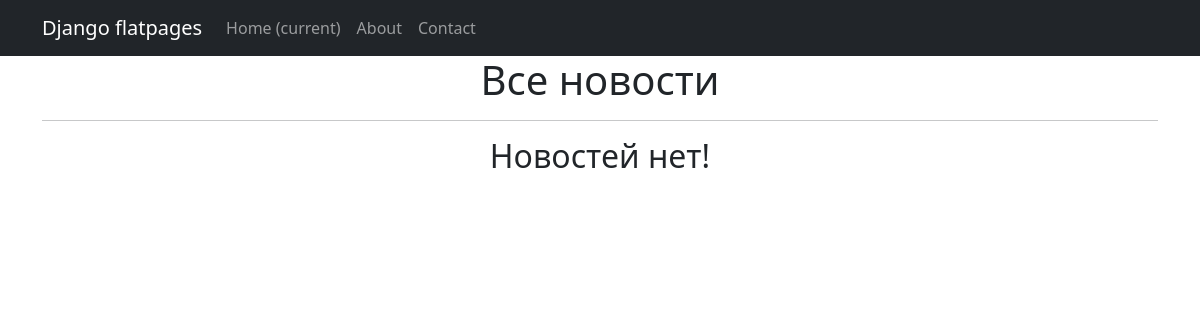
Before: /news/ with the older database file.
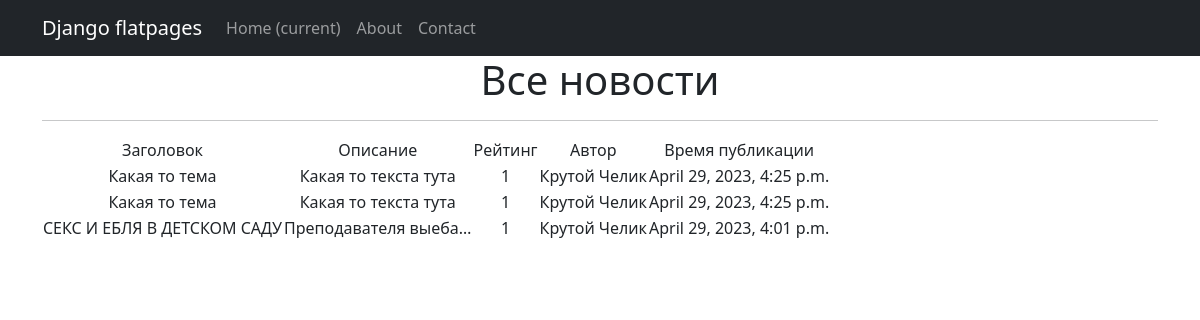
After: the same page with the newer database file.
### news/models.py (models this page shows, shortened)
class Post(models.Model):
    authors = models.ForeignKey(Author, on_delete=models.CASCADE)
    news = models.CharField(max_length=8, choices= POSITIONS, default=news)
    time = models.DateTimeField(auto_now_add = True)
    theme = models.CharField(max_length=255, default='Статья без заголовка!')
    text = models.TextField(default='Ничего не указано')
    rating = models.IntegerField(default=0)
    cats = models.ManyToManyField(Category, through='PostCategory')

class Author(models.Model):
    Users = models.OneToOneField (User, on_delete=models.CASCADE)
    username = models.CharField(max_length=255, default='Error in username')
    rating = models.IntegerField(default=0)
    def __str__(self):
        return f'{self.username}'

### news/views.py (the view)
# urls.py: path('', PostList.as_view()),
class PostList(ListView):
    model = Post
    ordering = 'theme'
    template_name = 'posts.html'
    context_object_name = 'posts'

### templates/posts.html (shortened to what this page needs)
{% extends 'flatpages/default.html' %}
{% load custom_filters %}
{% block content %}
   <h1>Все новости</h1>
   <hr>
   {% if posts %}
       <table>
           <tr>
               <td>Заголовок</td>
               <td>Описание</td>
               <td>Рейтинг</td>
               <td>Автор</td>
               <td>Время публикации<td>
            </tr>
           {% for post in posts %}
           <tr>
               <td>{{ post.theme }}</td>
               <td>{{ post.text|truncatechars:20 }}</td>
               <td>{{ post.rating }}</td>
               <td>{{ post.authors }}</td>
               <td>{{ post.time }}</td>
           </tr>
           {% endfor %}
       </table>
   {% else %}
       <h2>Новостей нет!</h2>
   {% endif %}
{% endblock content %}

### templates/flatpages/default.html (shortened to what this page needs)
<!DOCTYPE html>
<html lang="en">
    <head>
        {% load static %}
        <link href="{% static 'css/styles.css' %}" rel="stylesheet" />
    </head>
    <body>
        <nav class="navbar navbar-expand-lg navbar-dark bg-dark static-top">
          <div class="container">
              <a class="navbar-brand" href="#">Django flatpages</a>
              <div class="collapse navbar-collapse" id="navbarResponsive">
                  <ul class="navbar-nav ml-auto">
                      <li class="nav-item active">
                          <a class="nav-link" href="#">Home
                              <span class="sr-only">(current)</span>
                          </a>
                      </li>
                      <li class="nav-item">
                          <a class="nav-link" href="/about/">About</a>
                      </li>
                      <li class="nav-item">
                          <a class="nav-link" href="/contacts/">Contact</a>
                      </li>
                  </ul>
              </div>
          </div>
        </nav>
        <div class="container">
          <div class="row">
              <div class="col-lg-12 text-center">
                  {% block content %}{% endblock content %}
              </div>
          </div>
       </div>
    </body>
</html>

Changed rows visible on the page:
added Post: theme "Какая то тема", text "Какая то текста тута", rating "1", authors "Крутой Челик", time "April 29, 2023, 4:25 p.m."
added Post: theme "Какая то тема", text "Какая то текста тута", rating "1", authors "Крутой Челик", time "April 29, 2023, 4:25 p.m."
added Post: theme "СЕКС И ЕБЛЯ В ДЕТСКОМ САДУ", text "Преподавателя выеба…", rating "1", authors "Крутой Челик", time "April 29, 2023, 4:01 p.m."
Other visible differences:
text no longer shown: "Новостей нет!"
text now shown: "Заголовок Описание Рейтинг Автор Время публикации"
